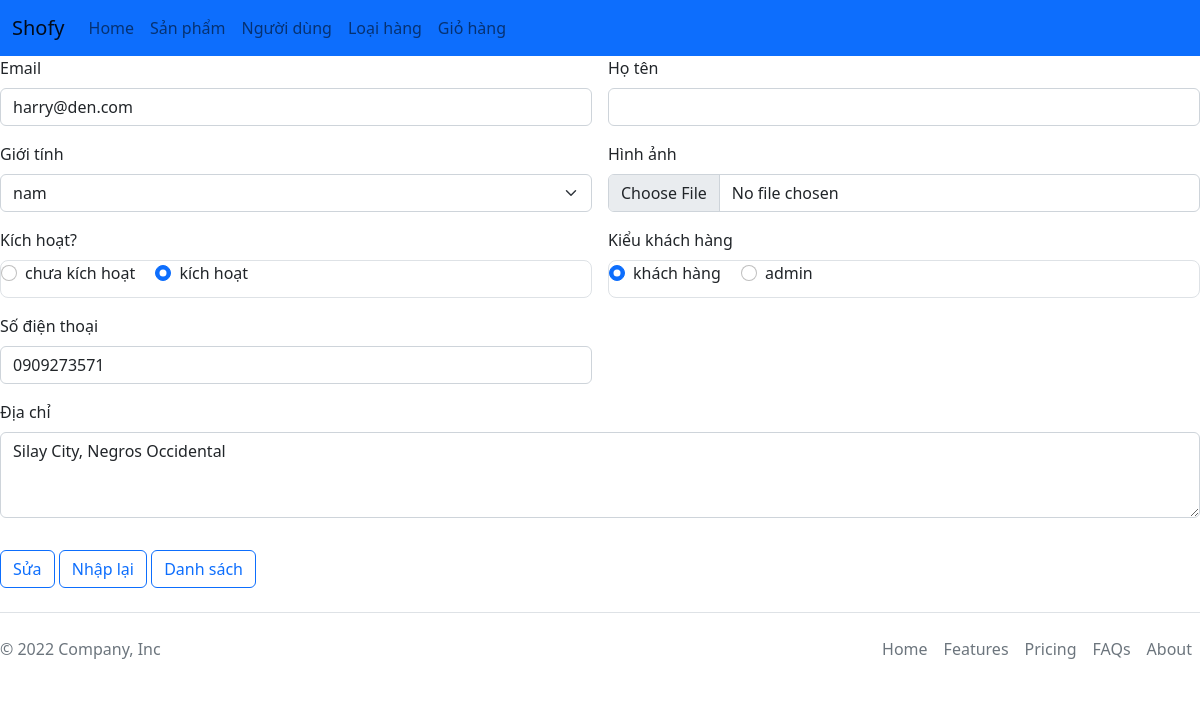
The app's page /admin/index.php?act=edit_user&user_id=9 with its own data.
### tables this page shows
CREATE TABLE `users` (
  `user_id` int(11) NOT NULL,
  `email` varchar(200) DEFAULT NULL,
  `password` varchar(60) DEFAULT NULL,
  `type` bit(1) DEFAULT NULL COMMENT '1 là admin',
  `firstname` varchar(50) DEFAULT NULL,
  `lastname` varchar(50) DEFAULT NULL,
  `address` text DEFAULT NULL,
  `phone_number` varchar(10) DEFAULT NULL,
  `photo` varchar(200) DEFAULT NULL,
  `status` bit(1) DEFAULT NULL COMMENT '1 là đang kích hoạt',
  `activate_code` varchar(15) DEFAULT NULL,
  `reset_code` varchar(15) DEFAULT NULL,
  `created_on` date DEFAULT NULL,
  `sex` varchar(10) DEFAULT NULL COMMENT 'giới tính'
);

### dao/pdo.php (called while the page is built, shortened)
<?php
function pdo_get_connection()
{
    try {
        $host = "localhost";
        $username = "root";
        $dbname = "du_an_1";
        $password = "";
        $conn = new PDO("mysql:host=$host;dbname=$dbname;charset=utf8", $username, $password);
        return $conn;
    } catch (Exception $e) {
        echo "erorr" . $e->getMessage();
    }
}
function pdo_query_one($sql)
{
    try {
        $conn = pdo_get_connection();
        $stmt = $conn->prepare($sql);
        $stmt->execute();
        $row = $stmt->fetch(PDO::FETCH_ASSOC);
        return $row;
    } catch (Exception $e) {
        throw $e;
    } finally {
        unset($sql);
    }
}
?>

### dao/users.php (called while the page is built, shortened)
<?php
require_once "pdo.php";
function select_one_user($user_id){
    $sql = "SELECT * FROM users WHERE user_id = $user_id ;";
    return pdo_query_one($sql);
}
?>

### admin/users/edit_user.php (the view, shortened to what this page needs)
<?php
require_once "../dao/users.php";
$user_id = $_GET['user_id'];
$user = select_one_user($user_id);
?>
<section class="form">
    <form class="row g-3" method="post" enctype="multipart/form-data">
        <div class="col-md-6">
            <label for="inputEmail4" class="form-label">Email</label>
            <input type="email" class="form-control" id="inputEmail4" name="email" value="<?= $user['email'] ?? ''?>">
        </div>
        <div class="col-md-6">
            <label for="inputPassword4" class="form-label">Họ tên</label>
            <input type="text" class="form-control" id="inputPassword4" name="name" value="<?= $user['name'] ?? ''?>">
        </div>
        <div class="col-md-6">
            <label for="inputEmail4" class="form-label">Giới tính</label>
            <select class="form-select" name="sex">
                <option value="nam" <?php if($user['sex']  == "nam") {echo 'selected';}else{echo '';}?>>nam</option>
            </select>
        </div>
        <div class="col-md-6">
            <label for="inputPassword4" class="form-label">Hình ảnh</label>
            <input type="file" class="form-control" id="inputPassword4" name="photo" accept="image/*">
        </div>
        <div class="col-md-6">
            <label for="inputZip" class="form-label w-100">Kích hoạt?</label>
            <div class="border border-1 rounded-3" style="height: 38px;">
                <div class="form-check form-check-inline">
                    <input class="form-check-input" type="radio" name="status" value="0" <?php if($user['status']  == "0") {echo 'checked';}else{echo '';}?>>
                    <label class="form-check-label" for="inlineRadio1">chưa kích hoạt</label>
                </div>
                <div class="form-check form-check-inline">
                    <input class="form-check-input" type="radio" name="status" value="1" <?php if($user['status']  == "1") {echo 'checked';}else{echo '';}?>>
                    <label class="form-check-label" for="inlineRadio2">kích hoạt</label>
                </div>
            </div>
        </div>
        <div class="col-md-6">
            <label for="inputZip" class="form-label w-100">Kiểu khách hàng</label>
            <div class="border border-1 rounded-3" style="height: 38px;">
                <div class="form-check form-check-inline">
                    <input class="form-check-input" type="radio" name="type" value="0" <?php if($user['type']  == "0") {echo 'checked';}else{echo '';}?>>
                    <label class="form-check-label" for="inlineRadio1">khách hàng</label>
                </div>
                <div class="form-check form-check-inline">
                    <input class="form-check-input" type="radio" name="type" value="1" <?php if($user['type']  == "1") {echo 'checked';}else{echo '';}?>>
                    <label class="form-check-label" for="inlineRadio2">admin</label>
                </div>
            </div>
        </div>
        <div class="col-md-6">
            <label for="inputEmail4" class="form-label">Số điện thoại</label>
            <input type="number" class="form-control" id="inputEmail4" name="phone_number" value="<?= $user['phone_number'] ?? ''?>">
        </div>
        <div class="mb-3">
            <label for="exampleFormControlTextarea1" class="form-label">Địa chỉ</label>
            <textarea name="address" class="form-control" id="exampleFormControlTextarea1" rows="3"><?= $user['address'] ?? ''?></textarea>
        </div>
        <div class="button">
            <button type="submit" class="btn btn-outline-primary">Sửa</button>
            <button type="reset" class="btn btn-outline-primary">Nhập lại</button>
            <a href="index.php?act=users"><button type="button" class="btn btn-outline-primary">Danh sách</button></a>
        </div>
    </form>
</section>

### records on screen
users: email "harry@den.com", status "☑", type "☑", phone_number "0909273571", address "Silay City, Negros Occidental"
